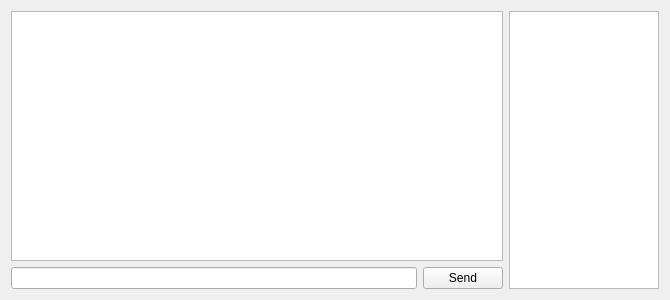
<?xml version="1.0" encoding="UTF-8"?>
<ui version="4.0">
 <class>IRCDockTabContents</class>
 <widget class="QWidget" name="IRCDockTabContents">
  <property name="geometry">
   <rect>
    <x>0</x>
    <y>0</y>
    <width>670</width>
    <height>300</height>
   </rect>
  </property>
  <property name="windowTitle">
   <string>Form</string>
  </property>
  <layout class="QHBoxLayout" name="horizontalLayout_2">
   <item>
    <layout class="QVBoxLayout" name="verticalLayout">
     <item>
      <widget class="QTextBrowser" name="txtOutputWidget"/>
     </item>
     <item>
      <layout class="QHBoxLayout" name="horizontalLayout">
       <item>
        <widget class="QLineEdit" name="leCommandLine">
         <property name="sizePolicy">
          <sizepolicy hsizetype="Expanding" vsizetype="Fixed">
           <horstretch>0</horstretch>
           <verstretch>0</verstretch>
          </sizepolicy>
         </property>
        </widget>
       </item>
       <item>
        <widget class="QPushButton" name="btnSend">
         <property name="sizePolicy">
          <sizepolicy hsizetype="Minimum" vsizetype="Fixed">
           <horstretch>0</horstretch>
           <verstretch>0</verstretch>
          </sizepolicy>
         </property>
         <property name="text">
          <string>Send</string>
         </property>
        </widget>
       </item>
      </layout>
     </item>
    </layout>
   </item>
   <item>
    <widget class="QListView" name="lvUserList">
     <property name="sizePolicy">
      <sizepolicy hsizetype="Fixed" vsizetype="Expanding">
       <horstretch>0</horstretch>
       <verstretch>0</verstretch>
      </sizepolicy>
     </property>
     <property name="minimumSize">
      <size>
       <width>150</width>
       <height>0</height>
      </size>
     </property>
     <property name="maximumSize">
      <size>
       <width>150</width>
       <height>16777215</height>
      </size>
     </property>
    </widget>
   </item>
  </layout>
 </widget>
 <resources/>
 <connections/>
</ui>
